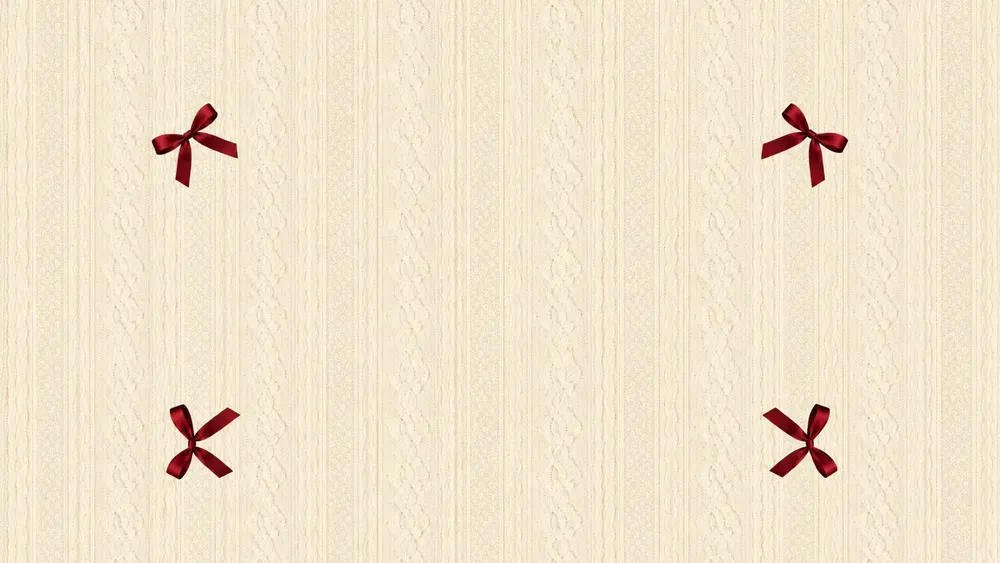
#> input picture assets/giftbg.webp, 1000 x 563 px, shrunk from 1672 x 941 before the run
$ python find_bows.py
#> lines starting #> are read from the running program, lines starting #| are printed output that depends on the picture; after the words box and inside, x2 and y2 are one past the last pixel; in counts of white or black regions, pixels touching at a corner belong together
from PIL import Image
import numpy as np

img = Image.open('assets/giftbg.webp').convert('RGB')
#> img is the input picture: PIL image 1000x563 RGB; mean R, G, B 240.6, 228.4, 204.4
data = np.array(img)
h, w, _ = data.shape
#> h = 563; w = 1000

# Find pixels that are very red.
# Red channel > 100, Green < 50, Blue < 50
mask = (data[:,:,0] > 100) & (data[:,:,1] < 50) & (data[:,:,2] < 50)
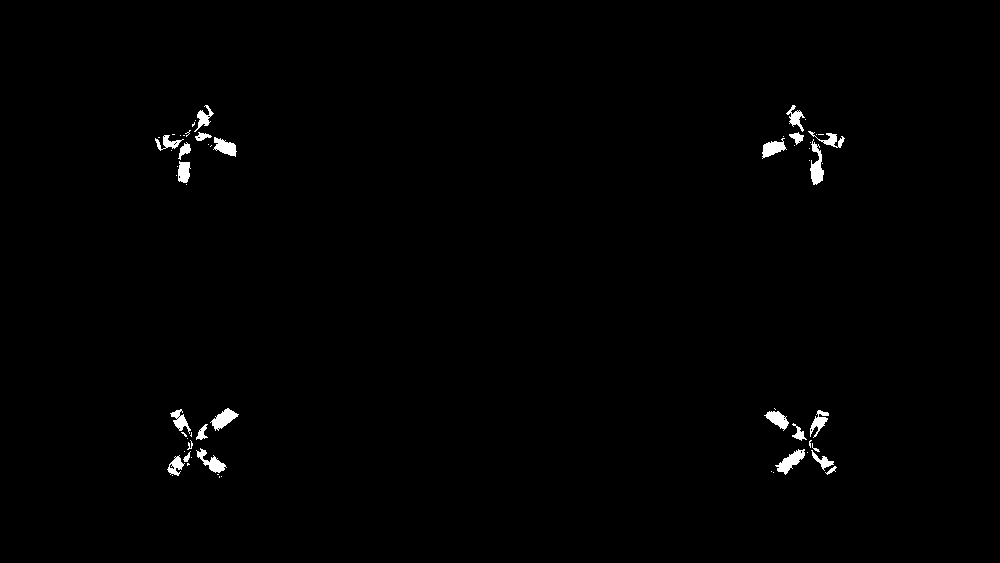
#> mask: shape (563, 1000) bool; 0.81% white; 62 white regions (37 under 20 px), largest, box (x1, y1, x2, y2) and area: (810, 139, 824, 185) 340, (775, 449, 805, 475) 333, (210, 408, 239, 431) 313

# Get coordinates
y, x = np.where(mask)
#> y = 4553 values from 105 to 477; x = 4553 values, max 844 at index 679, min 155 at index 634, mean 499

# Group into top/bottom
top_mask = y < h // 2
bottom_mask = y >= h // 2

if np.any(top_mask):
    top_y = np.median(y[top_mask])
#> top_y = 145
    print(f"Top bow y center: {top_y} (ratio: {top_y/h:.4f})")
#| Top bow y center: 145.0 (ratio: 0.2575)

if np.any(bottom_mask):
    bottom_y = np.median(y[bottom_mask])
#> bottom_y = 436
    print(f"Bottom bow y center: {bottom_y} (ratio: {bottom_y/h:.4f})")
#| Bottom bow y center: 436.0 (ratio: 0.7744)
